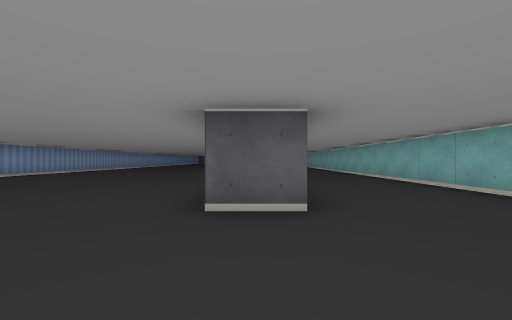
[1] (above)

17 first-person views from a walk through a cub3D maze. The camera is about half as high as the walls, looks level and sees 90° across. The floor is counted in squares. Each view is taken from the middle of a square. On the plan, view 1 faces up. The plan holds only what a view shows up to about 9 squares ahead; the rest is blank.

[2]
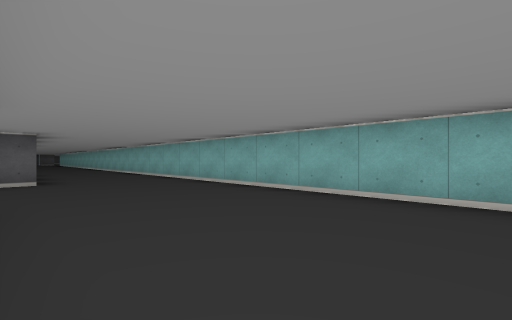

[3]
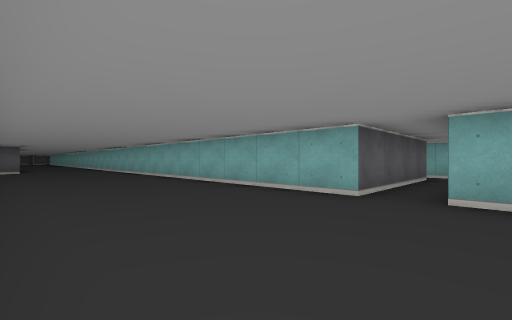

[4]
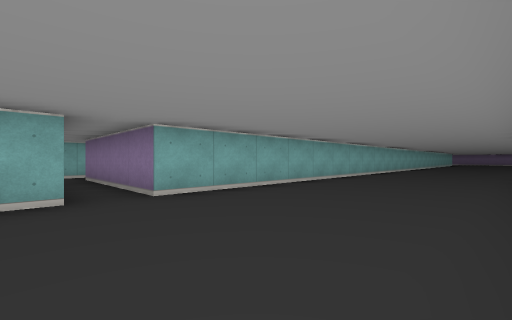

[5]
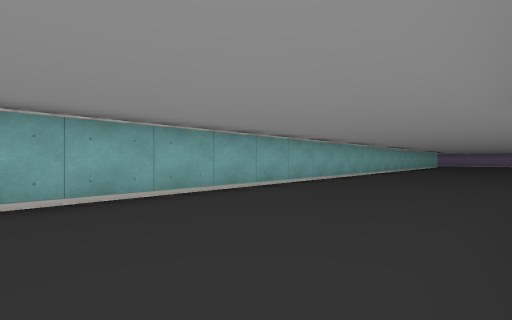

[6]
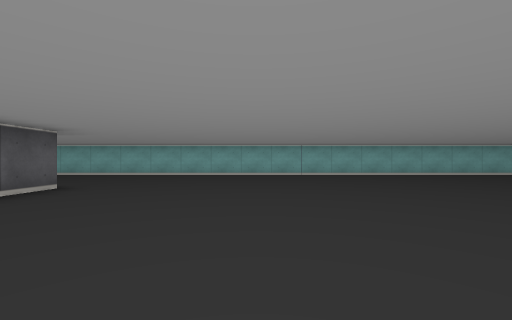

[7]
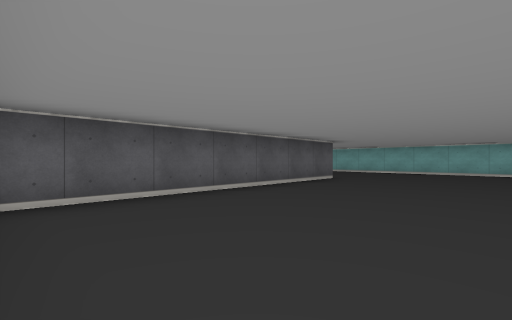

[8]
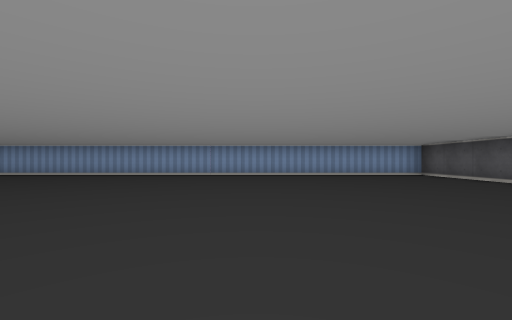

[9]
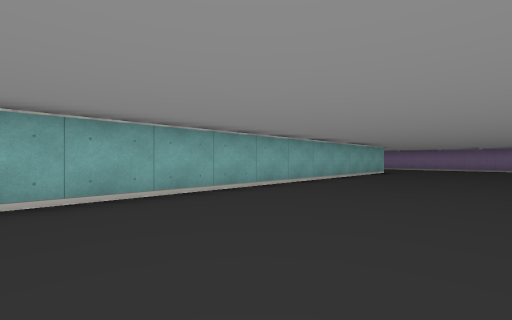

[10]
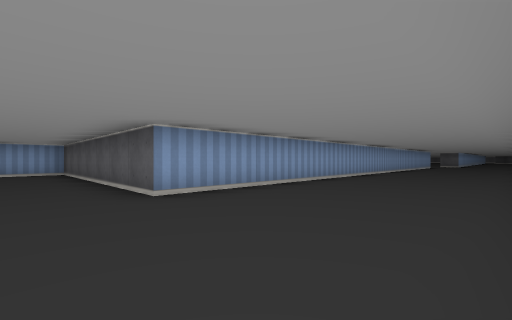

[11]
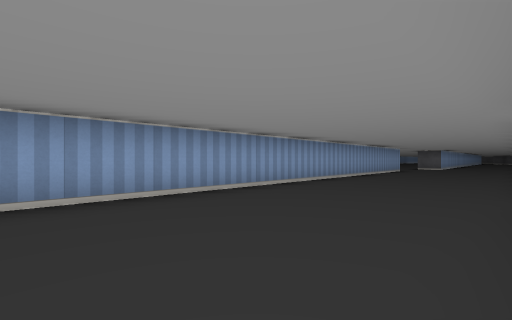

[12]
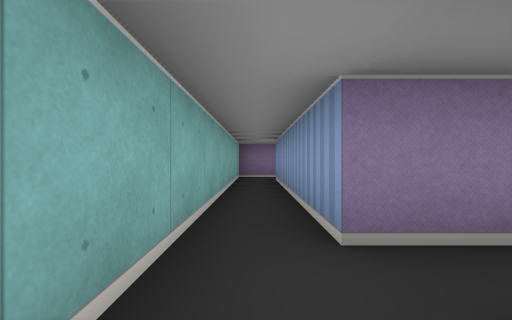

[13]
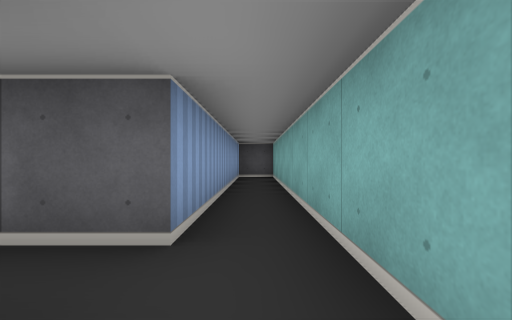

[14]
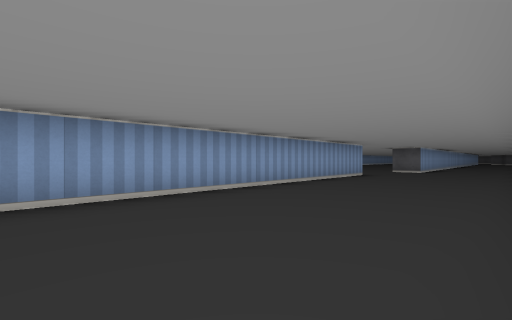

[15]
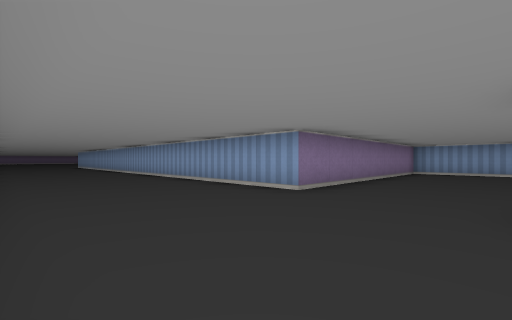

[16]
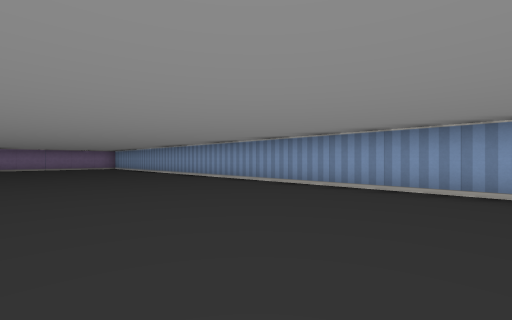

[17]
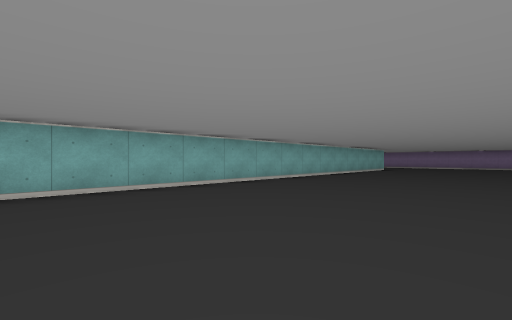

### Floor plan
Points are (right, up) in squares from view 1. A wall is a line through its corners. A room is listed if a view was taken in it or the views show most of it. See-through windows are left out.
Room 1 (views 1, 2, 3, 4, 5, 6, 7, 8, 9, 10, 11, 14, 16, 17)
walls: (3.5, -33.2) (3.5, -9.5); (3.5, -8.5) (3.5, 1.5); (-1.5, -0.5) (-0.5, -0.5) (-0.5, -17.5) (-7.5, -17.5) (-7.5, -31.5); (0.6, 2.5) (-0.5, 2.5)
ways out: opening at (4, -9) to room 2; opening at (0.3, 1.7) to room 3
Room 2 (views 12, 13)
walls: (3.5, -9.5) (7.5, -9.5) (7.5, -14.4); (7.5, -2.8) (7.5, -8.5) (3.5, -8.5); (8.5, -15.2) (8.5, -2.5) (7.5, -2.5)
ways out: opening at (4, -9) to room 1; opening at (8, -14)
Room 3 (view 15)
walls: (3.5, 1.5) (3.5, 9); (-7.5, 9) (-7.5, 7.5); (-7.5, 2) (-7.5, -0.2); (-7.2, -0.5) (-1.5, -0.5)
ways out: opening at (0.3, 1.7) to room 1

Where each view was taken, in squares from view 1:
view 1: 0 up, 0 right, facing up
view 2: 4 down, 0 right, facing up-right
view 3: 10 down, 0 right, facing up-right
view 4: 8 down, 0 right, facing down-right
view 5: 14 down, 0 right, facing down-right
view 6: 21 down, 5 left, facing right
view 7: 21 down, 7 left, facing up-right
view 8: 23 down, 1 right, facing left
view 9: 24 down, 0 right, facing down-right
view 10: 19 down, 3 right, facing up-left
view 11: 13 down, 3 right, facing up-left
view 12: 8 down, 8 right, facing down
view 13: 10 down, 8 right, facing up
view 14: 9 down, 3 right, facing up-left
view 15: 2 up, 3 right, facing down-left
view 16: 23 down, 3 left, facing down-left
view 17: 21 down, 1 left, facing down-right
